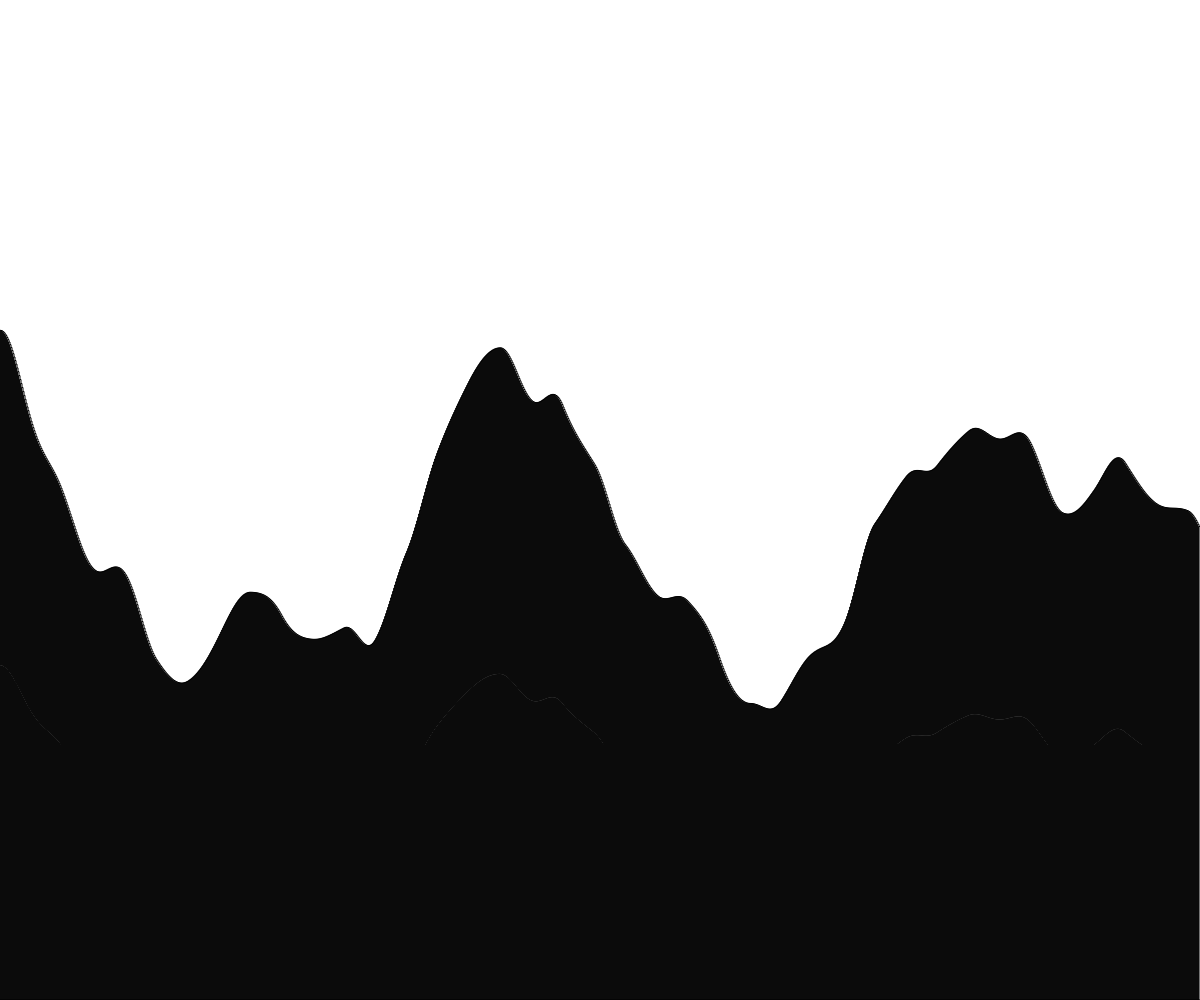
Frame 1 (no input)
Frame 60 (no input): identical to frame 1, image omitted
Frame 120 (the mouse pressed at the canvas centre since frame 60): identical to frame 1, image omitted

The p5.js sketch that drew this single still picture (run headless with seeded random() and noise() and a simulated clock; from frame 60 on, the mouse is pressed at the canvas centre):

// p5.js sketch
// ── sketch.js
// Terrain Generation with Perlin Noise
// March 14, 2023


let terrain = [];
let xOffset = 0;

function setup() {
  createCanvas(windowWidth, windowHeight);
  spawnRectangles();
}

function draw() {
  background(255);

  if (keyIsDown(RIGHT_ARROW)) {
    xOffset += 5;
  }
  if (keyIsDown(LEFT_ARROW)) {
    if (xOffset >= 5) {
      xOffset -= 5;
    }
  }


  // display rectangle
  for (let i = xOffset; i <  xOffset + width; i++) {
    rect(terrain[i].x - xOffset, height - terrain[i].height, 1, terrain[i].height);
  }
}

function spawnRectangles() {
  let time = 0;
  for (let x = 0; x < 10000; x++){
    let h = noise(time) * height;
    let thisRect = {
      x: x,
      height: h,
    };
    terrain.push(thisRect);
    time += 0.004;
  }
}
